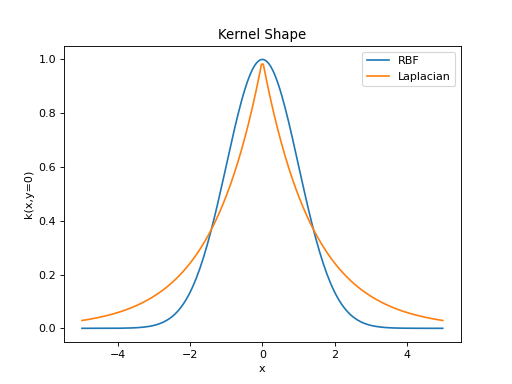

The Python source for this figure:
import kerch
import torch
from matplotlib import pyplot as plt

x = torch.linspace(-5, 5, 200)
k_rbf = kerch.kernel.RBF(sample=x, sigma=1)
k_laplacian = kerch.kernel.Laplacian(sample=x, sigma=1)
shape = torch.cat((k_rbf.k(y=0), k_laplacian.k(y=0)), dim=1)

plt.figure()
plt.plot(x, shape)
plt.title('Kernel Shape')
plt.legend(['RBF',
            'Laplacian'])
plt.xlabel('x')
plt.ylabel('k(x,y=0)')
